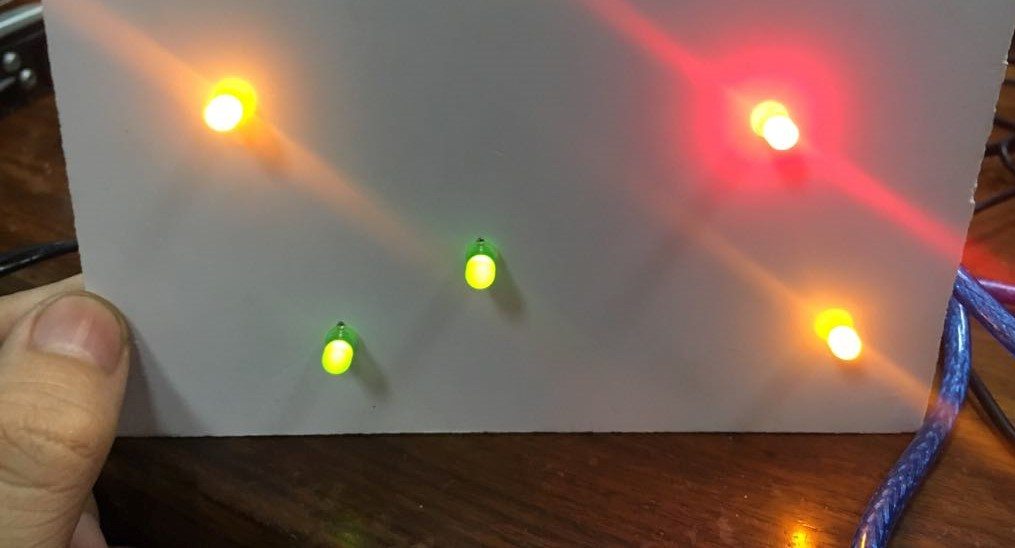
#> input picture led1.jpg, 1015 x 548 px
$ python find_roi.py
#> lines starting #> are read from the running program, lines starting #| are printed output that depends on the picture; after the words box and inside, x2 and y2 are one past the last pixel; in counts of white or black regions, pixels touching at a corner belong together
import cv2
import numpy as np
#import image
image = cv2.imread('led1.jpg')
#> image is the input picture: shape (548, 1015, 3); mean B, G, R 86.8, 98, 125.5

#grayscale
gray = cv2.cvtColor(image,cv2.COLOR_BGR2GRAY)
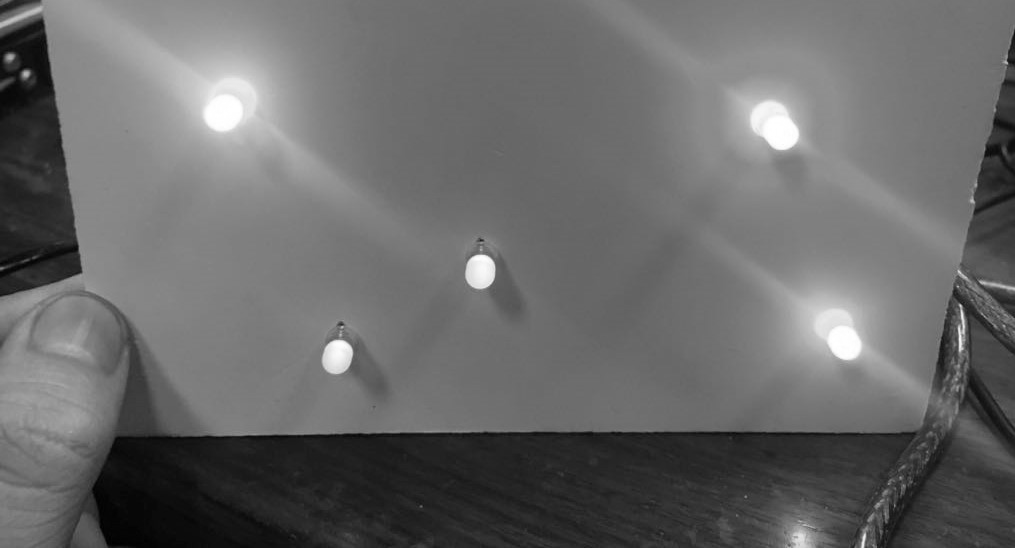
#> gray: shape (548, 1015); min 0, max 255, mean 105
#cv2.imshow('gray', gray)

#binary
ret,thresh = cv2.threshold(gray,235,255,cv2.THRESH_BINARY_INV)
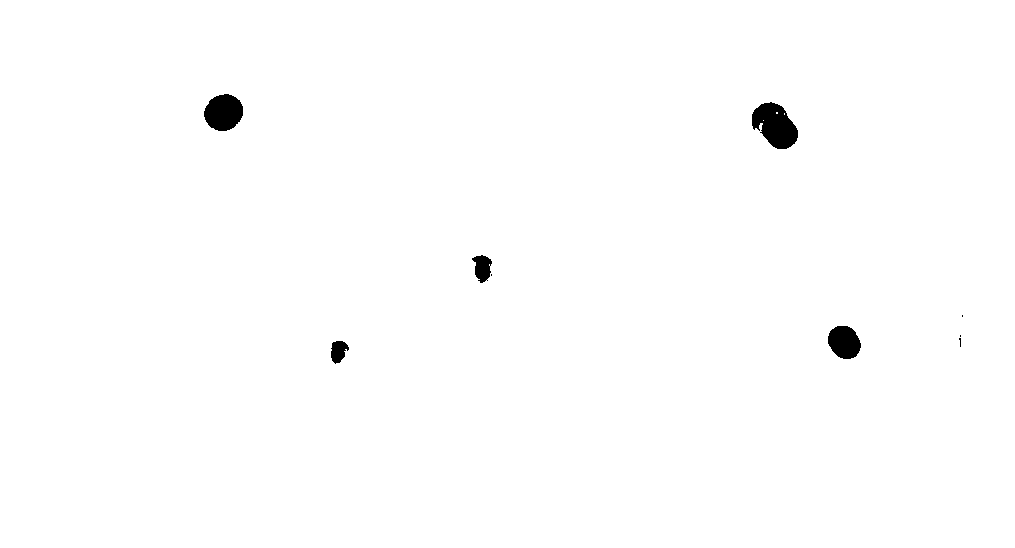
#> thresh: shape (548, 1015); 99.3% white; 9 black regions (4 under 20 px), largest, box (x1, y1, x2, y2) and area: (752, 102, 798, 149) 1427, (204, 94, 243, 131) 1107, (828, 326, 861, 359) 837, (472, 255, 492, 283) 369, (331, 341, 349, 364) 286
cv2.imshow('second', thresh)


#dilation
'''
kernel = np.ones((1,1), np.uint8)
img_dilation = cv2.dilate(thresh, kernel, iterations=1)
cv2.imshow('dilated', img_dilation) '''

__,thresh1 = cv2.threshold(gray,230,255,cv2.THRESH_BINARY)
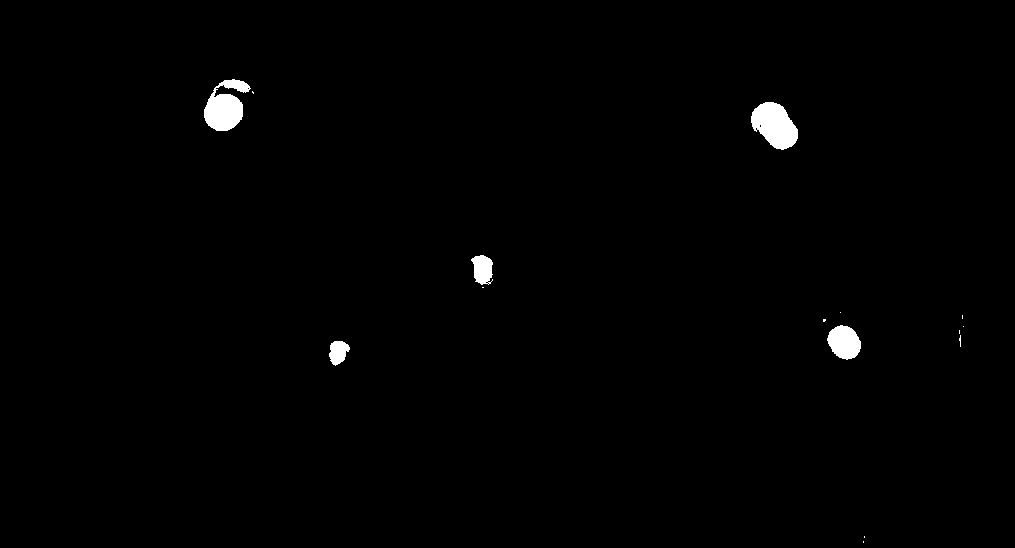
#> thresh1: shape (548, 1015); 0.85% white; 15 white regions (10 under 20 px), largest, box (x1, y1, x2, y2) and area: (751, 102, 798, 150) 1521, (204, 79, 251, 131) 1454, (827, 325, 861, 360) 861, (471, 255, 493, 285) 485, (329, 341, 350, 366) 363
cv2.imshow('binary',thresh1)

$ run again, with led2.jpg copied over led1.jpg
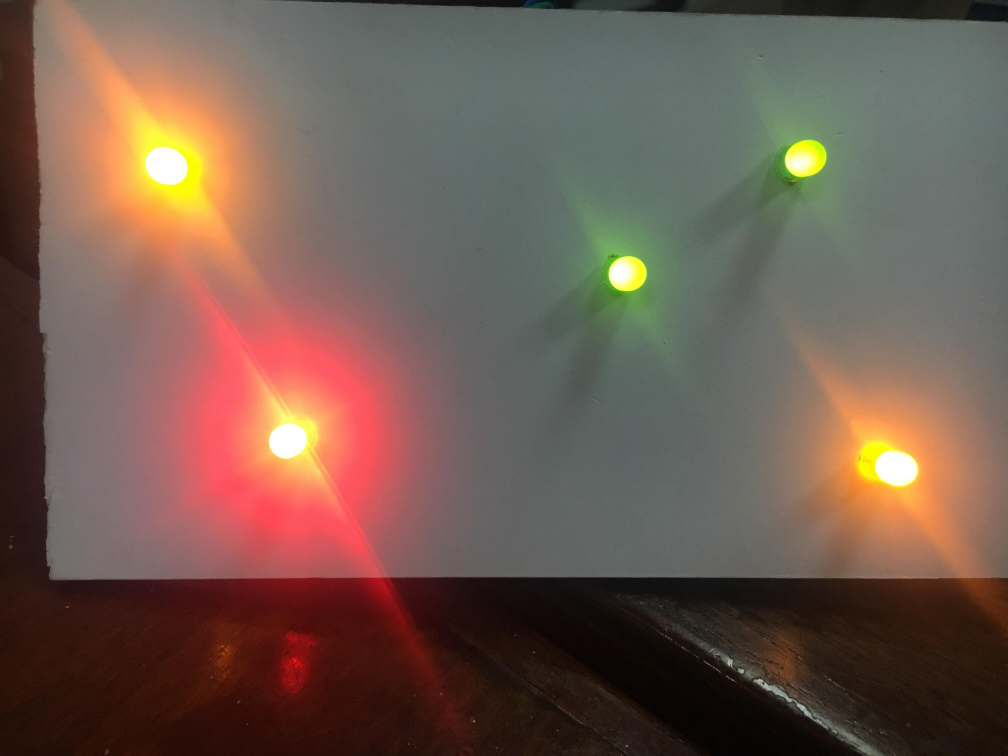
#> input picture led2.jpg, 4032 x 3024 px (shown at 1/4 size)
#> image is the input picture: shape (3024, 4032, 3); mean B, G, R 79.2, 90.4, 113
#> `ret,thresh = cv2.threshold(gray,235,255,cv2.THRESH_BINARY_INV)`:
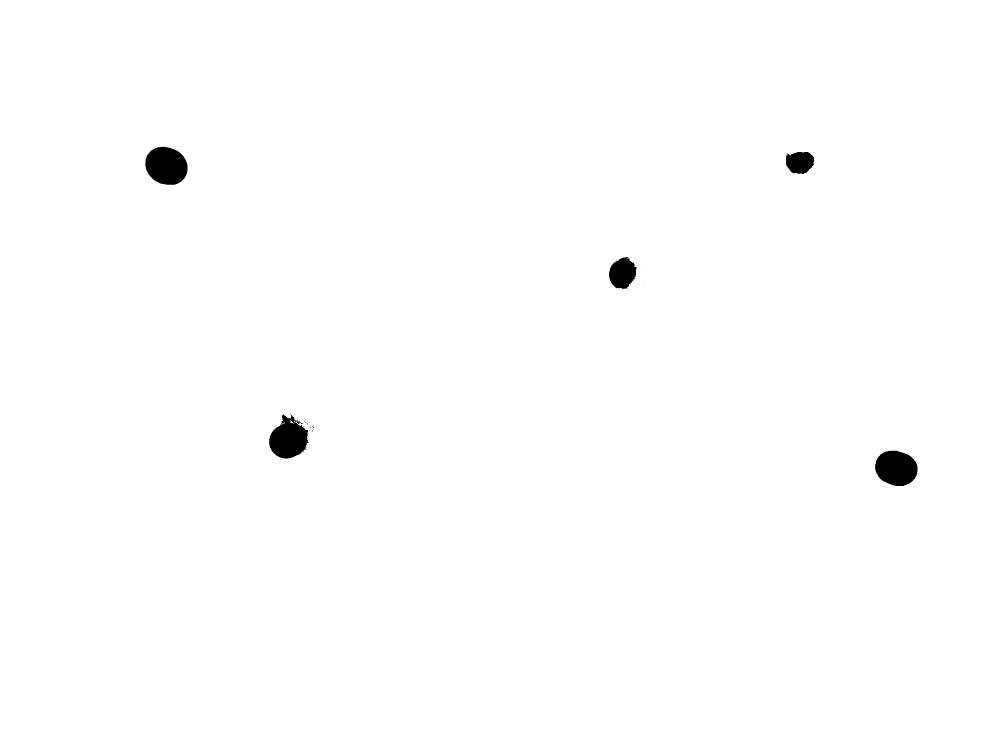
#> thresh: shape (3024, 4032) (shown at 1/4 size); 99.4% white; 42 black regions (36 under 20 px), largest, box (x1, y1, x2, y2) and area: (581, 587, 750, 739) 20209, (3501, 1802, 3670, 1944) 18793, (1077, 1655, 1234, 1834) 18722, (2436, 1028, 2548, 1156) 10207, (3144, 608, 3256, 696) 7951, (1203, 1692, 1212, 1696) 24
#> `__,thresh1 = cv2.threshold(gray,230,255,cv2.THRESH_BINARY)`:
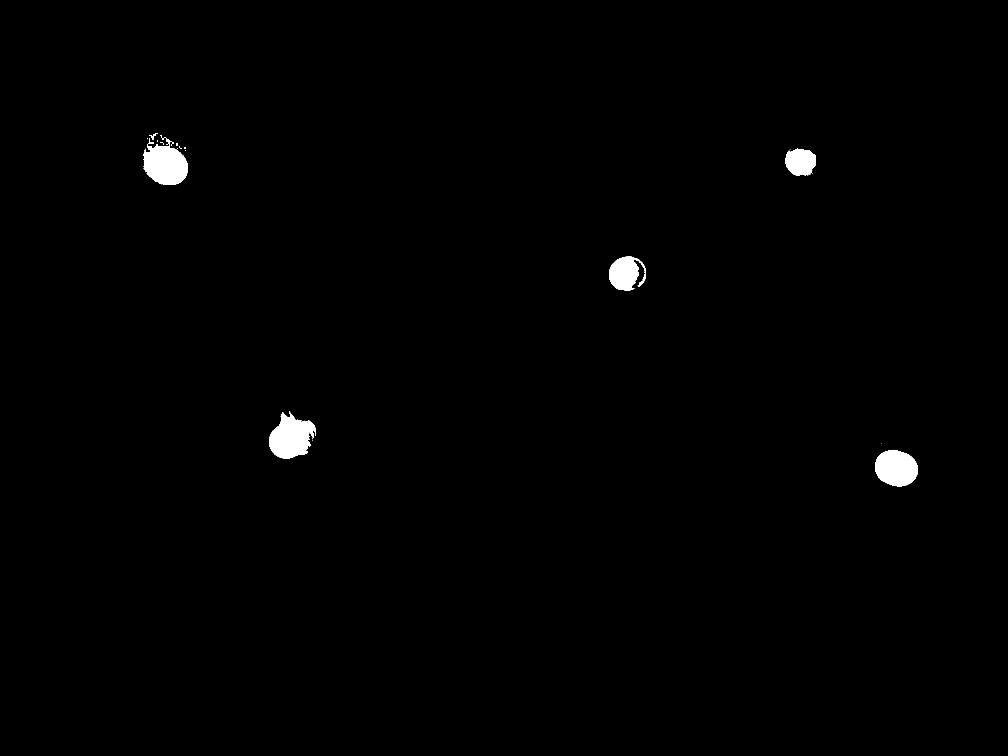
#> thresh1: shape (3024, 4032) (shown at 1/4 size); 0.72% white; 47 white regions (27 under 20 px), largest, box (x1, y1, x2, y2) and area: (1076, 1645, 1263, 1834) 22429, (572, 576, 752, 740) 21549, (3500, 1799, 3671, 1945) 19274
